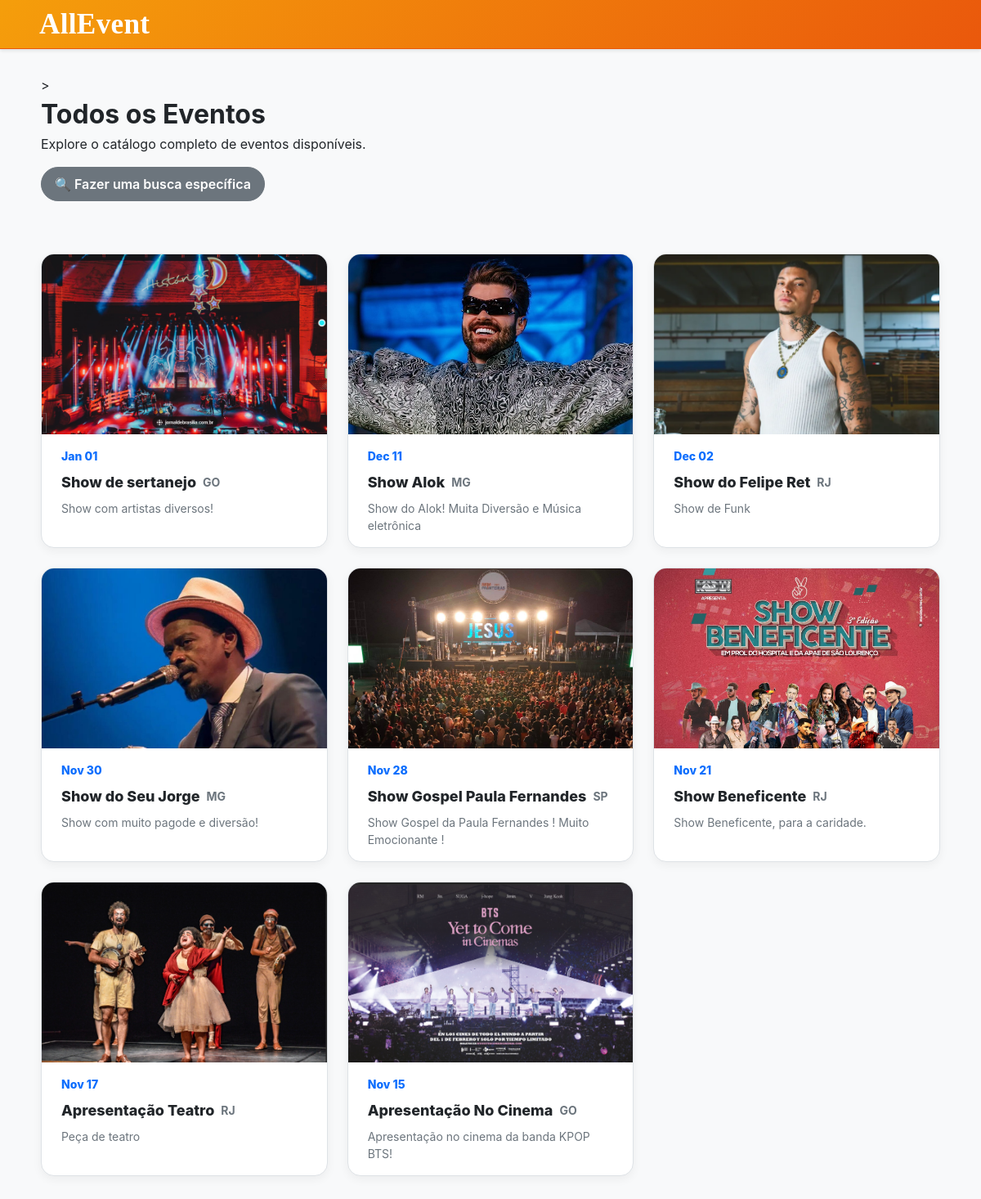
The app's page /eventos/, older data.
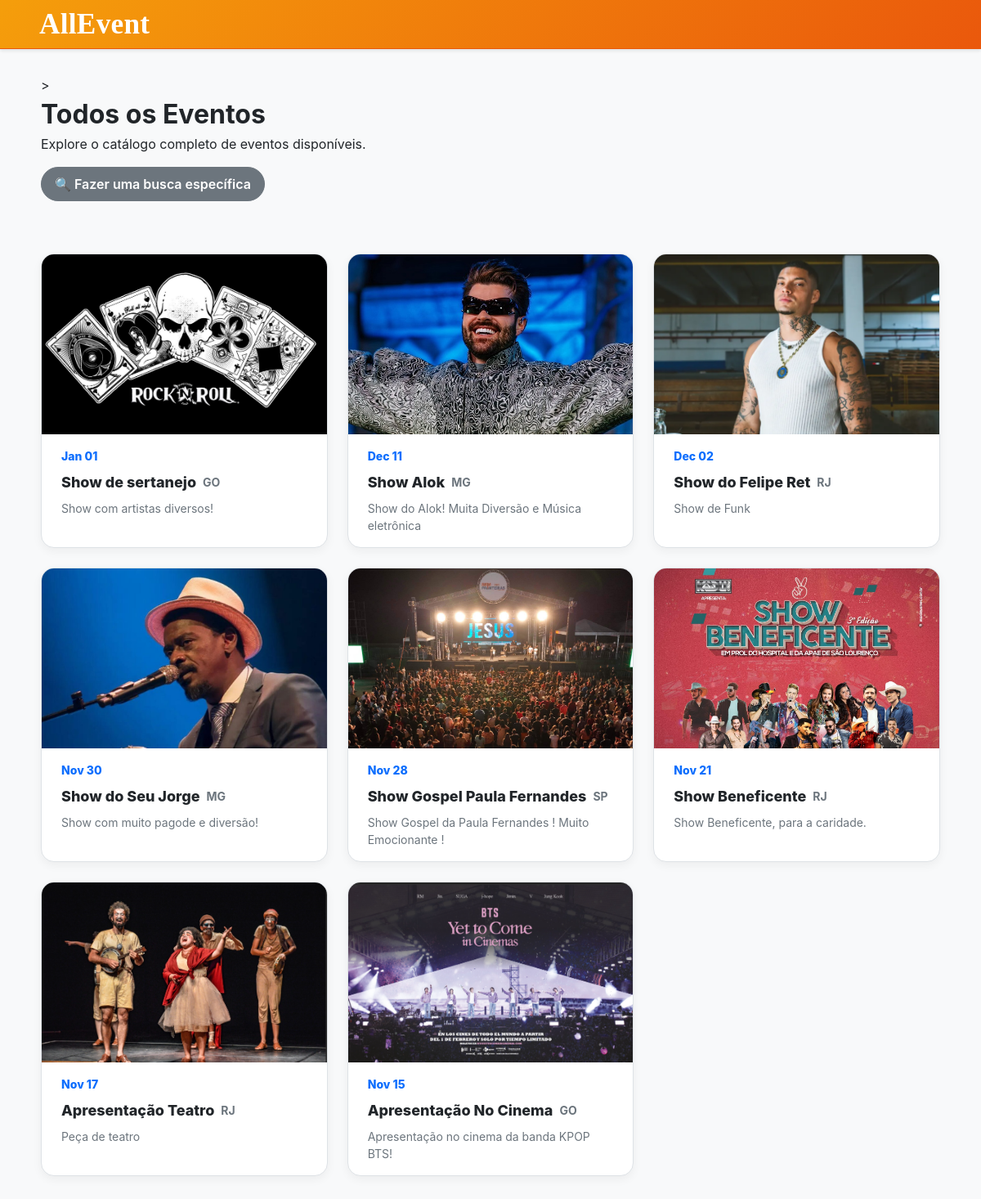
The same page, newer data.
### core/models.py (models this page shows, shortened)
class Evento(models.Model):
    nome = models.CharField(max_length=200)
    local = models.CharField(max_length=200)
    data = models.DateTimeField('data do evento')
    descricao = models.TextField(blank=True)
    imagem = models.ImageField(upload_to='eventos_imagens/', null=True, blank=True)

### core/views.py (the view)
# urls.py: path('eventos/', views.lista_eventos, name='lista_eventos'),
def lista_eventos(request):
    todos_os_eventos = Evento.objects.order_by('-data')
    contexto = {'eventos': todos_os_eventos}
    return render(request, 'core/lista_eventos.html', contexto)

### AllEvent/templates/core/lista_eventos.html (shortened to what this page needs)
{% extends "base.html" %}
{% block content %}
<div class="container" style="padding: 2rem 1rem;">
>
    {% if termo_busca %}
        <h1>Resultados da busca por: "{{ termo_busca }}"</h1>
        <p><a href="{% url 'lista_eventos' %}">Ver todos os eventos</a></p>
    {% else %}
        <h1>Todos os Eventos</h1>
        <p>Explore o catálogo completo de eventos disponíveis.</p>
    {% endif %}
    <a href="{% url 'buscar_eventos' %}" class="btn btn-secondary" style="margin-top: 1rem; margin-bottom: 2rem; display: inline-block;">
        🔍 Fazer uma busca específica
    </a>
    <section class="events">
        <div class="event-grid">
            {% for evento in eventos %}
                <a class="event-card" href="{% url 'detalhe_evento' evento.id %}">
                    <img src="{{ evento.imagem.url }}" alt="Imagem do evento {{ evento.nome }}">
                    <div class="body">
                        <div class="date-badge">{{ evento.data|date:"M d" }}</div>
                        <div class="row">
                            <div class="title">{{ evento.nome }}</div>
                            <div class="uf">{{ evento.local }}</div>
                        </div>
                        <p class="desc">{{ evento.descricao|truncatewords:10 }}</p>
                    </div>
                </a>
            {% endfor %}
        </div>
    </section>
</div>
{% endblock %}

Row changes from the older to the newer data that the page shows:
changed Evento "Show de sertanejo": imagem: a different picture
